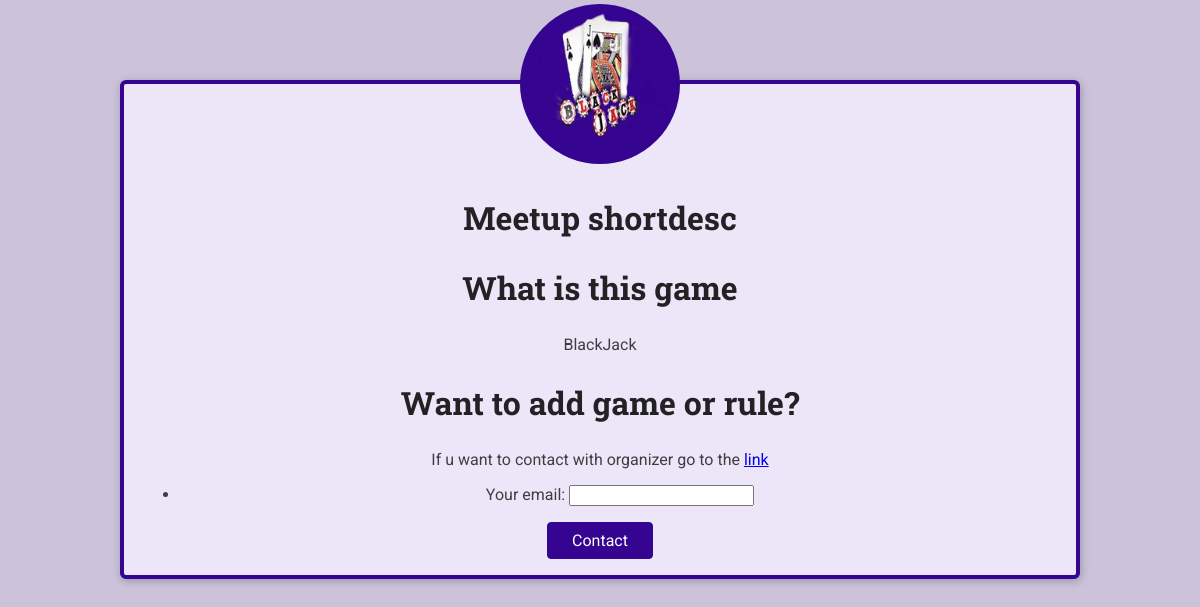
The page /game/blackjack on the database its author committed.
### games/models.py (models this page shows, shortened)
class Game(models.Model):
    title = models.CharField(max_length=30)
    organizer_email= models.EmailField()
    date = models.DateField()
    slug = models.SlugField(unique=True)
    shortdesc = models.TextField()
    image = models.ImageField(upload_to='img')
    participants = models.ManyToManyField(Participant, blank=True, null=True)

### games/views.py (the view, shortened to what this page needs)
# urls.py: path('game/<slug:game_slug>', views.game_details, name='game-detail'),
def game_details(request, game_slug):
    try:
        selected_game = Game.objects.get(slug=game_slug)
        if request.method == 'GET':
            registration_form = RegistrationForm()
        return render(request, 'games/game-details.html', {
                'game_found': True,
                'game':selected_game,
                'form': registration_form
        })
    except Exception as exc:
        return render(request, 'games/game-details.html', {
            'game_found': False
        })

### games/forms.py
class RegistrationForm(forms.Form):
    email = forms.EmailField(label='Your email')

### games/templates/games/game-details.html (shortened to what this page needs)
{% load static %}
<!DOCTYPE html>
<html lang="en">
<head>
    <link rel="stylesheet" href="{% static 'games/css/base.css' %}">
    <link rel="stylesheet" href="{% static 'games/css/game-detail.css' %}">
</head>
<body>
    {% if game_found %}
        <main>
            <article>
                <img id="main-image" src="{{ game.image.url }}" alt="{{ game.title }}">
                <section>
                    <h2>Meetup shortdesc</h2>
                </section>
                <section class="details">
                    <h2>What is this game</h2>
                    <p>{{ game.shortdesc }}</p>
                </section>
                <h2>Want to add game or rule?</h2>
                <p>If u want to contact with organizer go to the <a href="mailto:{{ game.organizer_email }}">link</a></p>
                <section class="registration">
                    <form action="{% url 'game-detail' game.slug %}" method="post">
                        <ul>
                        {{ form.as_ul }}
                    </ul>
                    <div class="registration-actions">
                        <button>Contact</button>
                    </div>
                    </form>
                </section>
            </article>
        </main>
    {% else %}
        <p>No games for this slug</p>
    {% endif %}
</body>
</html>

### games/static/games/css/base.css (style rules this page uses)
* { box-sizing: border-box; }
body { font-family: 'Roboto', sans-serif; margin: 0; background-color: #ccc3db; color: #3e3e41; }
h1, h2, h3 { font-family: 'Roboto Slab', sans-serif; color: #222224; }
button, .btn { cursor: pointer; font: inherit; padding: 0.5rem 1.5rem; background-color: #350490; border: 1px solid #350490; color: white; border-radius: 4px; text-decoration: none; }

### games/static/games/css/game-detail.css (style rules this page uses)
article { max-width: 60rem; margin: 5rem auto; border-radius: 6px; background-color: #ede6f8; border: 4px solid #350490; box-shadow: 1px 2px 8px rgba(0, 0, 0, 0.25); position: relative; padding: 1rem; text-align: center; }
#main-image { width: 10rem; height: 10rem; object-fit: cover; position: absolute; top: -5rem; left: calc(50% - 5rem); border-radius: 50%; background-color: #350490; }
section:first-of-type { margin-top: 6rem; }
h2 { font-size: 2rem; }

### rows shown on the page
Game: image (picture), shortdesc "BlackJack"
